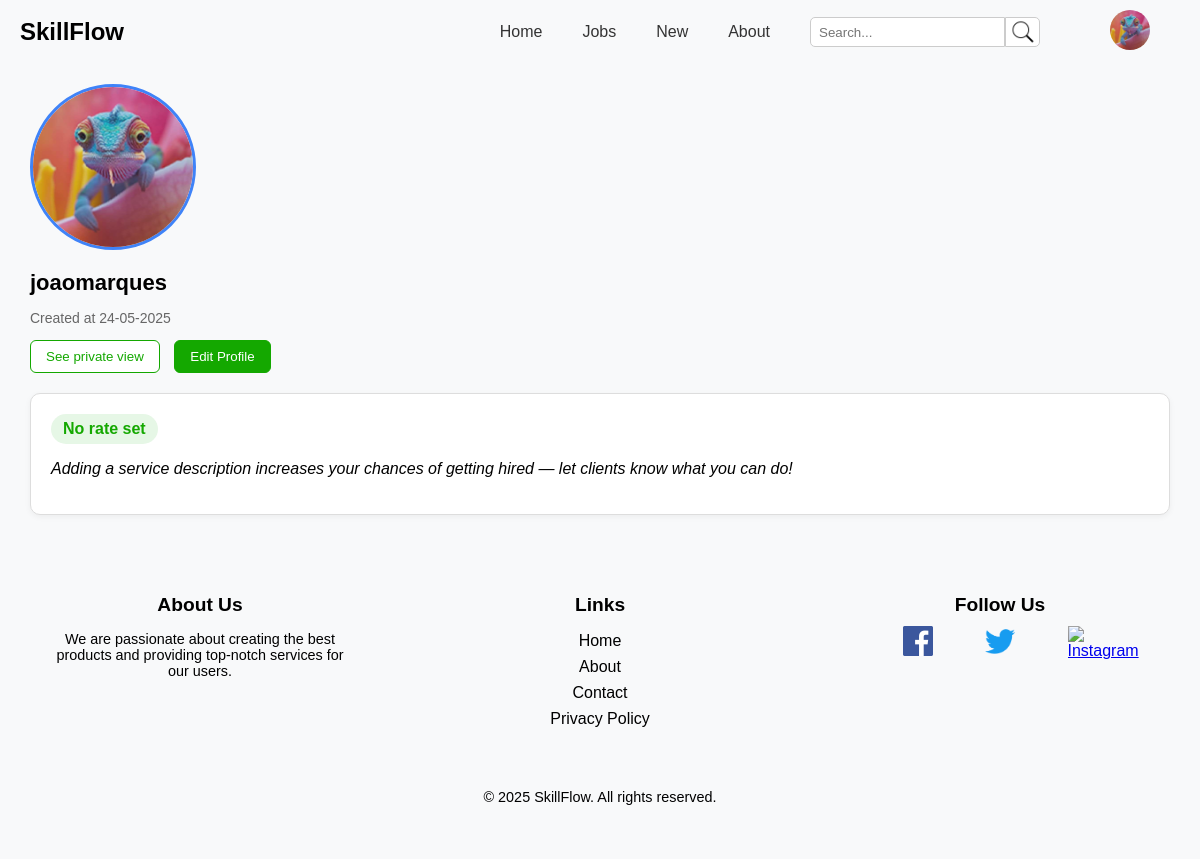
Page /Pages/profile.php (signed in) on the earlier database version.
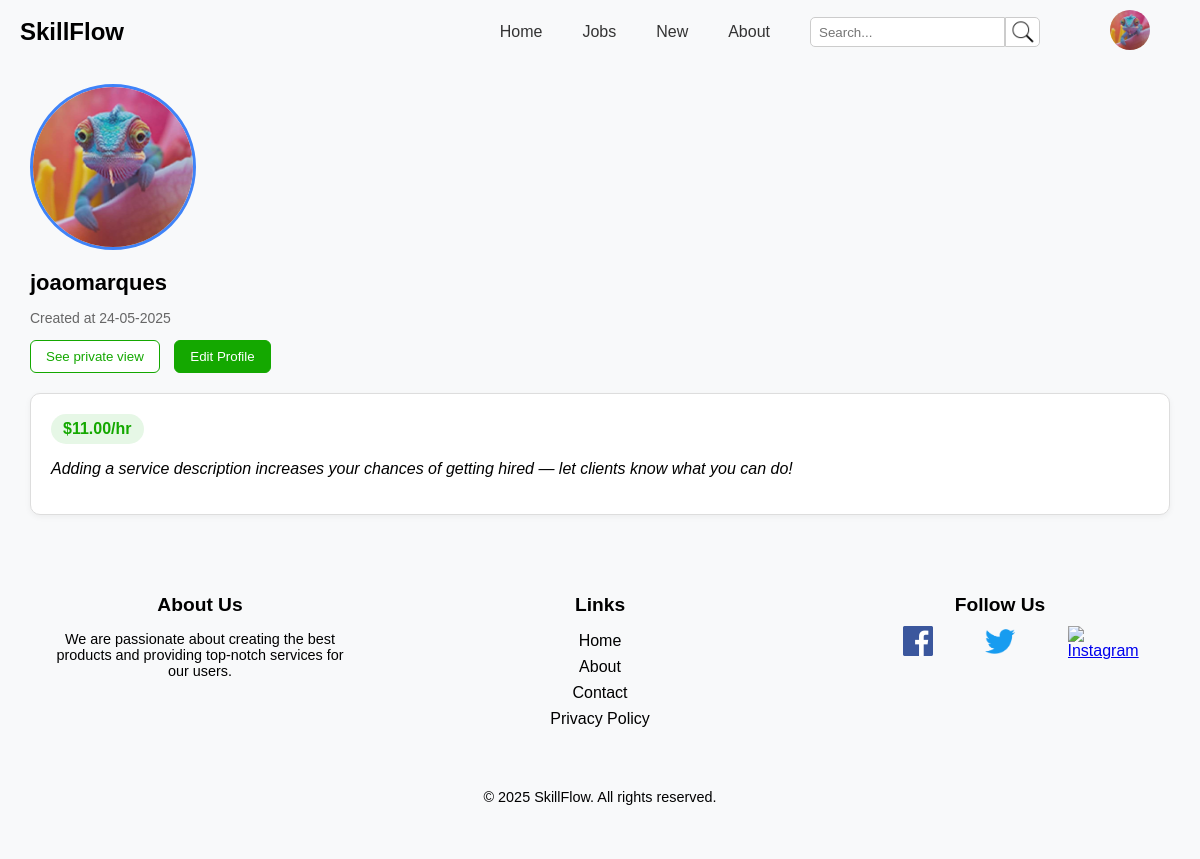
Same page on the later database version.
### tables this page shows
CREATE TABLE "User" (
    id INTEGER PRIMARY KEY AUTOINCREMENT NOT NULL,
    name TEXT NOT NULL,
    email TEXT NOT NULL UNIQUE,
    password TEXT NOT NULL,
    created_at TEXT,
    level INTEGER NOT NULL DEFAULT 1,
    birth_date TEXT NOT NULL,
    profile_picture_id INTEGER,
    phone TEXT NOT NULL,
    nr_bank_account TEXT NOT NULL,
    address TEXT NOT NULL,
    rate REAL DEFAULT 0, 
    description TEXT DEFAULT '',
    FOREIGN KEY (profile_picture_id) REFERENCES Images(id)
        ON DELETE SET NULL
);

### Utils/Session.php (called while the page is built, shortened)
<?php
  class Session {
    public function getId() : ?int {
      return isset($_SESSION['id']) ? $_SESSION['id'] : null;
    }
  }
?>

### database/userClass.php (called while the page is built, shortened)
<?php
class User {
    public function __construct(
        int $id,
        string $name,
        string $email,
        string $password,
        string $created_at,
        int $level,
        string $birth_date,
        string $phone,
        string $nr_bank_account,
        string $address,
        ?float $rate,
        ?string $description,
        ?int $profile_picture_id = null
    )
    {
        $this->name = $name;
        $this->created_at = $created_at;
        $this->rate = $rate;
        $this->profile_picture_id = $profile_picture_id;
    }
    static function getUser(PDO $db, int $id) : User {
        $stmt = $db->prepare('
            SELECT id, name, email, password, created_at, level, birth_date, phone, nr_bank_account, address, rate, description, profile_picture_id
            FROM User
            WHERE id = ?
        ');
        $stmt->execute(array($id));
        $user = $stmt->fetch();
        return new User(
            $user['id'],
            $user['name'],
            $user['email'],
            $user['password'],
            $user['created_at'],
            $user['level'],
            $user['birth_date'],
            $user['phone'],
            $user['nr_bank_account'],
            $user['address'],
            $user['rate'],
            $user['description'],
            $user['profile_picture_id'] ?? null
        );
    }
}
?>

### Actions/Action_Retrieve_Profile.php (called while the page is built, shortened)
<?php
require_once(__DIR__ . '/../Utils/Session.php');
require_once(__DIR__ . '/../database/connection.php');
require_once(__DIR__ . '/../database/userClass.php');
$db = getDatabaseConnection();
$user = User::getUser($db, (int) $_SESSION['id']);
?>

### Pages/profile.php (the view, shortened to what this page needs)
<?php
require_once('../Templates/common_template.php');
require_once(__DIR__ . '/../Actions/Action_Retrieve_Profile.php');
require_once(__DIR__ . '/../Utils/Session.php');
require_once(__DIR__ . '/../database/connection.php');
require_once(__DIR__ . '/../database/userClass.php');
$session = new Session();
$db = getDatabaseConnection();
$user = User::getUser($db, $session->getId());
drawHeader($session);
?>
<!DOCTYPE html>
<html lang="en">
<head>
  <link rel="stylesheet" href="../css/profile.css" />
  <link rel="stylesheet" href="../css/navbar.css">
  <link rel="stylesheet" href="../css/footer.css">
</head>
<body>
  <section class="profile">
    <div class="profile-header">
      <?php $imageId = $user->profile_picture_id ?? null;
            $imageIdString = (string)$imageId; ?>
      <div class="profile-picture">
        <?php if ($imageId): ?>
          <img src="../Actions/images/originals/<?= htmlspecialchars($imageIdString) ?>.jpg" alt="Profile Picture" />
        <?php else: ?>
          <img src="../assets/icons/default-avatar.png" alt="Default Profile Picture" />
        <?php endif; ?>
      </div>
      <div class="profile-info">
        <h1><?= htmlspecialchars($user->name) ?></h1>
        <p>Created at <?= htmlspecialchars($user->created_at) ?></p>
      </div>
      <button class="public-view">See private view</button>
      <button class="profile-settings" onclick="window.location.href='edit_profile.php';">Edit Profile</button>
    </div>
    <div class="profile-body">
      <div class="service-card">
        <div class="service-header">
          <?php if (!is_null($user->rate)): ?>
            <span class="rate">$<?= number_format($user->rate, 2) ?>/hr</span>
          <?php else: ?>
            <span class="rate">No rate set</span>
          <?php endif; ?>
        </div>
        <p>
          <?php if (!empty($user->description)): ?>
            <?= nl2br(htmlspecialchars($user->description)) ?>
          <?php else: ?>
            <em>Adding a service description increases your chances of getting hired — let clients know what you can do!</em>
          <?php endif; ?>
        </p>
      </div>
    </div>
  </section>
</body>
</html>

Differences in the rows shown:
changed user "joaomarques": rate (not shown) → "11.00"
Other differences:
text no longer shown: "No rate set"
text now shown: "$ /hr"
